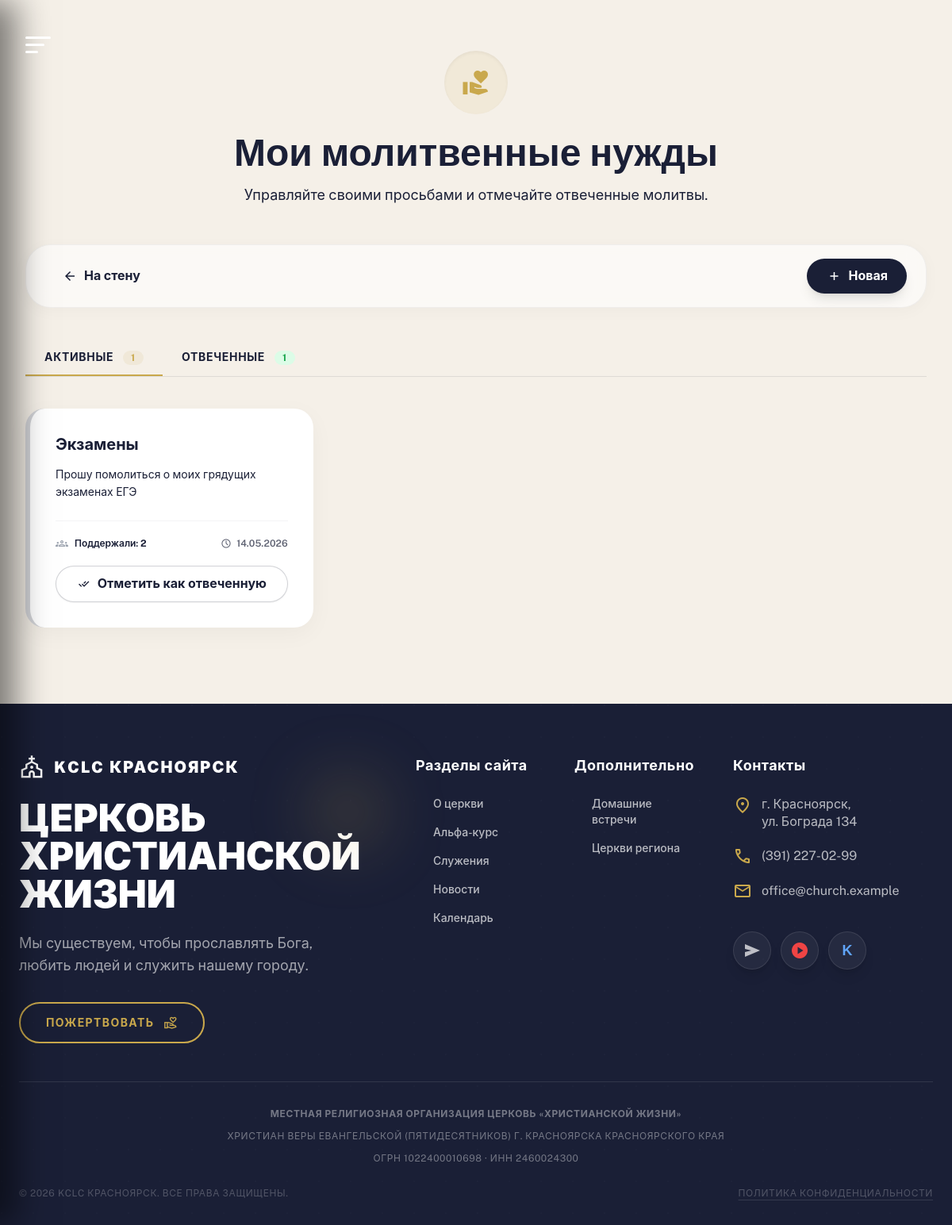
Screenshot of /prayer/my/ (signed in) with the database file from the repository.
### church_app/models.py (models this page shows, shortened)
class PrayerRequest(models.Model):
    user = models.ForeignKey(User, on_delete=models.CASCADE, verbose_name="Пользователь")
    title = models.CharField(max_length=200, verbose_name="Тема молитвы")
    description = models.TextField(verbose_name="Описание нужды")
    is_answered = models.BooleanField(default=False, verbose_name="Получен ответ")
    prayer_count = models.IntegerField(default=0, verbose_name="Сколько человек молится")
    is_public = models.BooleanField(default=True, verbose_name="Публичная просьба")
    created_at = models.DateTimeField(auto_now_add=True, verbose_name="Создана")
    answered_at = models.DateTimeField(null=True, blank=True, verbose_name="Дата ответа")
    objects = PrayerRequestManager()
    class Meta:
        verbose_name = "Молитвенная нужда"
        verbose_name_plural = "Молитвенные нужды"

### church_app/views_prayer.py (the view)
# urls.py: path('prayer/my/', views_prayer.my_prayers, name='my_prayers'),
@login_required
def my_prayers(request):
    user_prayers = PrayerRequest.objects.filter(user=request.user)
    context = {
        'active_prayers': user_prayers.filter(is_answered=False).order_by('-created_at'),
        'answered_prayers': user_prayers.filter(is_answered=True).order_by('-answered_at'),
        'title': 'Мои молитвы'
    }
    return render(request, 'my_prayers.html', context)

### templates/my_prayers.html (shortened to what this page needs)
{% extends 'base.html' %}
{% load static %}
{% block main_class %}flex-grow relative bg-background-light{% endblock %}
{% block content %}
<div class="max-w-7xl mx-auto px-4 sm:px-6 lg:px-8 py-16 pb-24">
    <div class="text-center mb-12">
        <div class="inline-flex items-center justify-center w-20 h-20 rounded-full bg-primary/10 text-primary mb-6 shadow-inner">
            <span class="material-symbols-outlined text-4xl" style="font-variation-settings: 'FILL' 1;">volunteer_activism</span>
        </div>
        <h1 class="text-4xl sm:text-5xl font-display font-bold text-navy mb-4">Мои молитвенные нужды</h1>
        <p class="text-txt-sub text-lg max-w-2xl mx-auto">Управляйте своими просьбами и отмечайте отвеченные молитвы.</p>
    </div>
    <div class="flex flex-col sm:flex-row justify-between items-center gap-4 bg-white/60 backdrop-blur-md px-6 py-4 rounded-2xl shadow-[0_4px_20px_rgba(0,0,0,0.03)] border border-navy/5 mb-10">
        <div class="flex flex-wrap items-center gap-3">
            <a href="{% url 'prayer_list' %}" class="flex items-center gap-2 px-5 py-2.5 rounded-xl font-bold text-txt-sub hover:text-navy hover:bg-white border border-transparent hover:border-gray-200 transition-all">
                <span class="material-symbols-outlined text-xl">arrow_back</span>
                На стену
            </a>
        </div>
        <div>
            <a href="{% url 'prayer_add' %}" class="flex items-center gap-2 bg-navy hover:bg-navy-light text-white font-bold px-6 py-2.5 rounded-xl shadow-lg transition-all hover:-translate-y-0.5 active:scale-95">
                <span class="material-symbols-outlined text-xl font-bold">add</span>
                <span>Новая</span>
            </a>
        </div>
    </div>
    <div class="flex border-b border-navy/10 mb-10" role="tablist">
        <button
            class="tab-btn active px-6 py-3 font-bold text-sm uppercase tracking-wider text-navy border-b-2 border-primary transition-colors"
            data-tab="active"
            role="tab"
            aria-selected="true"
            id="tab-active"
        >
            Активные
            <span class="ml-2 px-2.5 py-0.5 rounded-full bg-primary/10 text-primary text-xs">{{ active_prayers|length }}</span>
        </button>
        <button
            class="tab-btn px-6 py-3 font-bold text-sm uppercase tracking-wider text-txt-sub border-b-2 border-transparent hover:text-navy transition-colors"
            data-tab="answered"
            role="tab"
            aria-selected="false"
            id="tab-answered"
        >
            Отвеченные
            <span class="ml-2 px-2.5 py-0.5 rounded-full bg-green-100 text-green-600 text-xs">{{ answered_prayers|length }}</span>
        </button>
    </div>
    <div id="tab-content-active" class="tab-content" role="tabpanel" aria-labelledby="tab-active">
        <div class="grid grid-cols-1 md:grid-cols-2 lg:grid-cols-3 gap-6 xl:gap-8">
            {% for prayer in active_prayers %}
            <div class="group flex flex-col bg-white rounded-3xl p-6 sm:p-8 shadow-[0_8px_30px_rgba(0,0,0,0.04)] border-l-[6px] border-navy/20 hover:border-navy hover:shadow-[0_20px_40px_rgba(0,0,0,0.08)] transition-all duration-300 hover:-translate-y-1.5 focus-within:ring-2 focus-within:ring-primary/50 relative">
                <div class="flex-grow">
                    <h3 class="text-xl font-bold text-navy mb-3 leading-snug group-hover:text-primary transition-colors">{{ prayer.title }}</h3>
                    <p class="text-txt-sub text-sm leading-relaxed mb-6">{{ prayer.description|linebreaksbr }}</p>
                </div>
                <div class="flex flex-col mt-auto pt-5 border-t border-gray-100 gap-4">
                    <div class="flex items-center justify-between text-xs font-semibold text-txt-sub">
                        <div class="flex items-center gap-2">
                            <span class="material-symbols-outlined text-[16px] text-gray-400">groups</span>
                            <span>Поддержали: <span class="text-navy font-bold">{{ prayer.prayer_count }}</span></span>
                        </div>
                        <div class="flex items-center gap-1.5 opacity-70">
                            <span class="material-symbols-outlined text-[14px]">schedule</span>
                            <span>{{ prayer.created_at|date:"d.m.Y" }}</span>
                        </div>
                    </div>
                    <div class="mt-1">
                        <form method="post" action="{% url 'prayer_toggle_answered' prayer.id %}">
                            <button type="submit" class="w-full flex justify-center items-center gap-2 py-2.5 rounded-xl font-bold transition-all duration-300 active:scale-[0.98] border bg-white text-navy hover:bg-navy hover:text-white border-navy/20 hover:border-transparent shadow-sm">
                                <span class="material-symbols-outlined text-[18px]">done_all</span>
                                <span>Отметить как отвеченную</span>
                            </button>
                        </form>
                    </div>
                </div>
            </div>
            {% endfor %}
        </div>
    </div>
</div>
{% endblock %}

### static/css/base.css (style rules this page uses)
:root { --navy: #1a1f36; --navy-light: #252b48; --navy-hover: #2c335a; --gold: #c9a84c; --gold-hover: #b08e35; --bg: #f5f0e8; --txt: #1a1f36; --txt-sub: #3d4260; --txt-muted: #8b8fa8; --white: #ffffff; --success: #27ae60; --error: #e74c3c; --header-height: 72px; --bottom-nav-height: 80px; --max-width: 1200px; --radius: 16px; --radius-lg: 24px; --radius-xl: 32px; --spring-easing: cubic-bezier(0.25, 1, 0.5, 1); --fast-easing: cubic-bezier(0.4, 0, 0.2, 1); --glass-bg: rgba(15, 20, 32, 0.75); --glass-border: rgba(255, 255, 255, 0.15); }
* { margin: 0; padding: 0; box-sizing: border-box; }
html { font-size: 16px; -webkit-text-size-adjust: 100%; -webkit-font-smoothing: antialiased; -moz-osx-font-smoothing: grayscale; overscroll-behavior-y: none; background-color: #0f1420; overscroll-behavior: none; }
body { font-family: 'Public Sans', -apple-system, BlinkMacSystemFont, 'Segoe UI', Roboto, Helvetica, Arial, sans-serif; background: var(--bg); color: var(--txt); line-height: 1.6; overflow-x: hidden; width: 100%; -webkit-overflow-scrolling: touch; overscroll-behavior: none; min-height: 100%; }
a { color: inherit; text-decoration: none; -webkit-tap-highlight-color: transparent; }

### templates/base.html (style rules this page uses)
.material-symbols-outlined { font-family: 'Material Symbols Outlined' !important; font-weight: normal !important; font-style: normal !important; font-size: 24px; display: inline-block !important; line-height: 1 !important; text-transform: none !important; letter-spacing: normal !important; word-wrap: normal !important; white-space: nowrap !important; direction: ltr !important; }

### templates/my_prayers.html (style rules this page uses)
.tab-content { transition: opacity 0.25s ease; }
.tab-content:not(.hidden) { display: block; opacity: 1; }
.tab-btn.active { position: relative; }
.tab-btn.active::after { content: ''; position: absolute; bottom: -2px; left: 50%; transform: translateX(-50%); width: 60%; height: 2px; background: #c9a84c; border-radius: 2px; }
.tab-btn .ml-2 { transition: all 0.2s ease; }

### rows the page displays
PrayerRequest: title "Экзамены", description "Прошу помолиться о моих грядущих экзаменах ЕГЭ", prayer_count "2", created_at "14.05.2026"

### other values shown
{{ active_prayers|length }} "1"
{{ answered_prayers|length }} "1"
